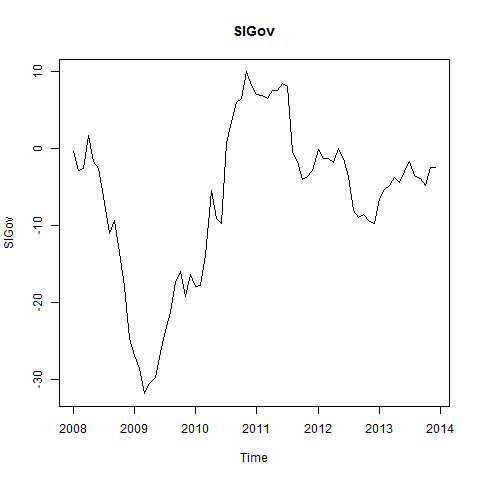

The script that saved this image:
#Creates SIGov plot

png("Plots/SIGov_plot.png")
plot(SIGov, main="SIGov")
dev.off()